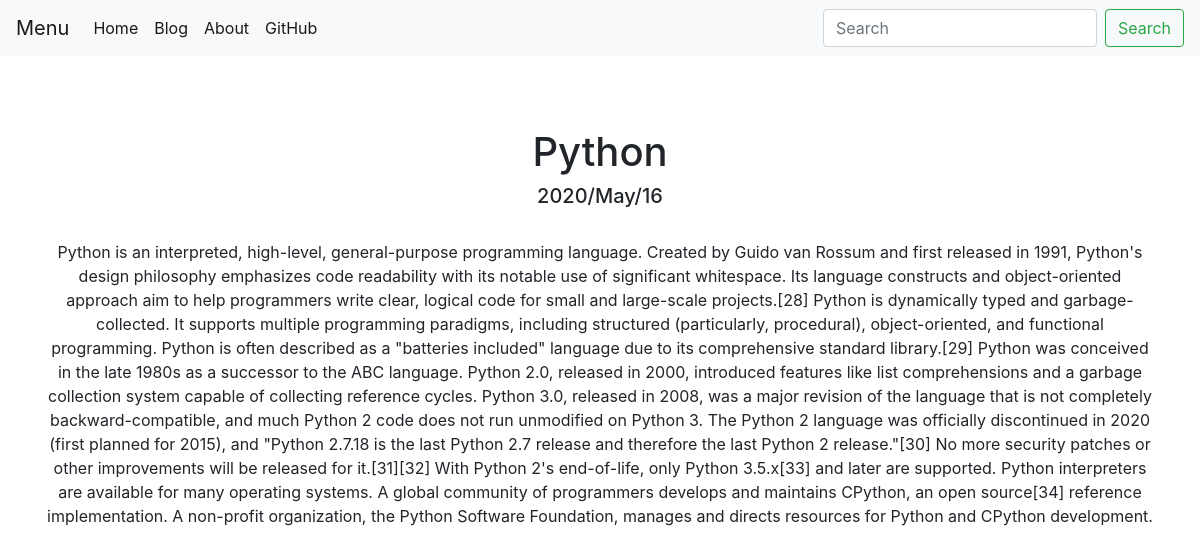
Page /blog/3/ on the committed database.
### blog/models.py (models this page shows, shortened)
class Blog(models.Model):
    Title = models.CharField(max_length=100)
    Date = models.DateField()
    Description = models.TextField()

### blog/views.py (the view)
# urls.py: path('<int:blog_id>/',views.detail,name="detail")
def detail(request,blog_id):
    blog = get_object_or_404(Blog,pk=blog_id)
    return render(request,'blog/detail.html',{'blog':blog})

### blog/templates/blog/detail.html
{% extends "portfolio/base.html" %}
{% block content %}
    <br>
    <br>
    <br>
    <h1>{{ blog.Title }}</h1>
    <h5>{{blog.Date|date:'Y/M/d'}}</h5>
    <br>
    <p>{{blog.Description|safe}}</p>
{% endblock %}

### rows in the picture
Blog: Title "Python", Date "2020/May/16", Description "Python is an interpreted, high-level, general-purpose programming language. Created by Guido van Rossum and first released in 1991, Python's design philosophy emphasizes code readability with its notable use of significant whitespace. Its language constructs and object-oriented approach aim to help programmers write clear, logical code for small and large-scale projects.[28] Python is dynamically typed and garbage-collected. It supports multiple programming paradigms, including structured (particularly, procedural), object-oriented, and functional programming. Python is often described as a \"batteries included\" language due to its comprehensive standard library.[29] Python was conceived in…"
